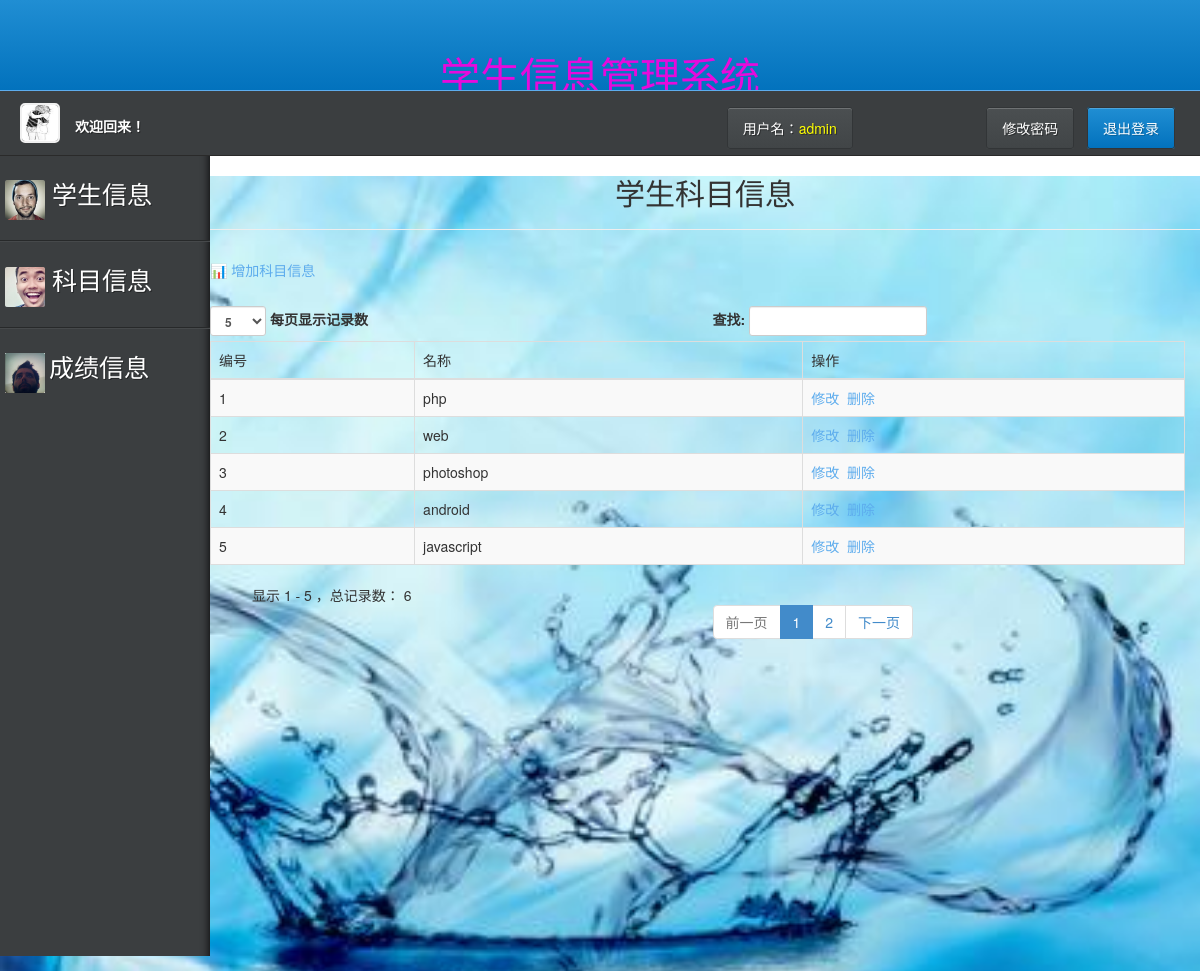
Screenshot of /subject.php (signed in) with the database file from the repository.
### tables this page shows
CREATE TABLE `subject` (
  `id` int(1) NOT NULL,
  `km_id` int(1) NOT NULL,
  `km_name` varchar(12) NOT NULL
);

### subject.php (the view, shortened to what this page needs)
<?php require_once 'base.php';?>
<?php
$query = "select * from subject";
$result = mysql_query($query);
?>
<div  style="background-image: url(assets/img/4.jpg);background-size: 200% ;background-repeat: no-repeat;">
	<div >
		<div >
			<div >
            <center>
				<h2>学生科目信息</h2>
                </center>
			</div>
		</div>
		<hr />
		<div >
			<div >
				<div >
					<div class="panel-heading"><a href='insertsubject.php'> &#128202;&nbsp;增加科目信息</a></div>
					<div class="panel-body">
						<div class="table-responsive">
							<table class="table table-striped table-bordered table-hover"
								id="dataTables-example">
								<thead>
									<tr>
										<th>编号</th>
										<th>名称</th>
                                        <th>操作</th>
									</tr>
								</thead>
								<tbody>
                        		<?php
                        $line = 0;
                        while ($row = mysql_fetch_array($result)) {
                            $line ++;
                            $linecolor = $line % 2 == 0 ? 'odd gradeX' : 'even gradeC';
                            echo "<tr class='$linecolor'>";
                            echo "<td>" . $row['km_id'] . "</td>";
                            echo "<td>" . $row['km_name'] . "</td>";
                            echo "<td><a href='editsubject.php?id=" . $row['id'] . "'>修改</a>&nbsp;&nbsp;<a href='deletesubject.php?id=" . $row['id'] . "'>删除</a></td>";
                            echo "</tr>";
                        }
                        ?>
								</tbody>
							</table>
						</div>
					</div>
				</div>
			</div>
		</div>
	</div>
</div>
</body>
</html>

### assets/css/style.css (style rules this page uses)
* { filter: none; }
html, body, div, span, applet, object, iframe, h1, h2, h3, h4, h5, h6, p, blockquote, pre, a, abbr, acronym, address, big, cite, code, del, dfn, em, img, ins, kbd, q, s, samp, small, strike, strong, sub, sup, tt, var, b, u, i, center, dl, dt, dd, ol, ul, li, fieldset, form, label, legend, table, caption, tbody, tfoot, thead, tr, th, td, article, aside, canvas, details, embed, figure, figcaption, footer, header, hgroup, menu, nav, output, ruby, section, summary, time, mark, audio, video { margin: 0; padding: 0; border: 0; font-size: 100%; font: inherit; vertical-align: baseline; }
body { line-height: 1; }
table { border-collapse: collapse; border-spacing: 0; }
html { height: 100%; }
body { margin:0; padding: 0; height: 100%; font-family: arial; font-size: 12px; background: #f7f7f7; overflow-x: hidden; color: #3B3E40; }
a:link, a:active, a:visited { text-decoration: none; color: #5daced; }

### rows the page displays
subject: km "1", km_name "php"
subject: km "2", km_name "web"
subject: km "3", km_name "photoshop"
subject: km "4", km_name "android"
subject: km "5", km_name "javascript"

### other values shown
$userName "admin"
